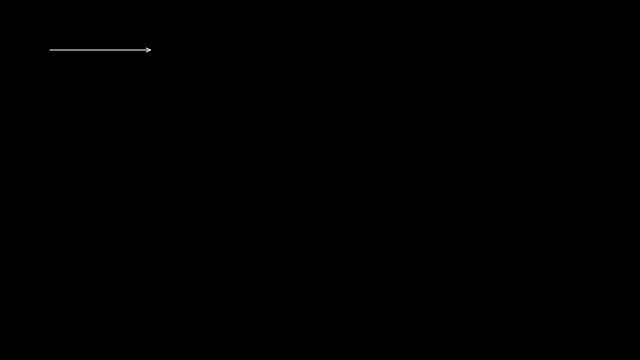
Frame 1 (no input)
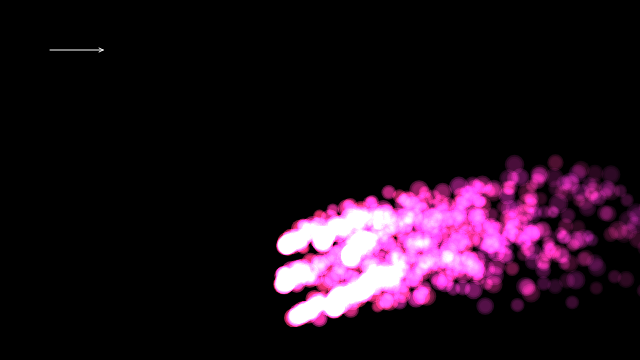
Frame 60 (no input)
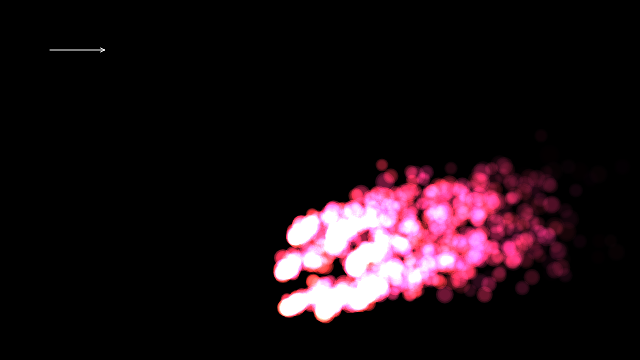
Frame 120 (the mouse pressed at the canvas centre since frame 60)

The p5.js sketch that drew these frames (run headless with seeded random() and noise() and a simulated clock; from frame 60 on, the mouse is pressed at the canvas centre):

// p5.js sketch
// ── sketch.js
let emitters = [];
const NUM_CANDLES = 7;

class Particle {
  constructor(x, y, baseHue) {
    this.position = createVector(x, y);
    let vx = randomGaussian(0, 0.3);
    let vy = randomGaussian(-1, 0.3);
    this.velocity = createVector(vx, vy);
    this.acceleration = createVector(0, 0);
    this.lifespan = 100.0;
    this.size = random(12, 20);
    this.baseHue = baseHue;  // Store the base hue for color cycling
    this.hueOffset = random(-10, 10);  // Add slight variation to each particle
  }

  run() {
    this.update();
    this.show();
  }

  applyForce(force) {
    this.acceleration.add(force);
  }

  update() {
    this.velocity.add(this.acceleration);
    this.position.add(this.velocity);
    this.lifespan -= 1.5;
    this.acceleration.mult(0);
  }

  show() {
    noStroke();
    colorMode(HSB, 360, 100, 100, 100);
    let numLayers = 3;
    for (let i = 0; i < numLayers; i++) {
      let alpha = this.lifespan * (1 - i/numLayers) / 100 * 70;  // Scale alpha for HSB
      let hue = (this.baseHue + this.hueOffset) % 360;
      fill(hue, 80, 100, alpha);
      let currentSize = this.size * (1 - i * 0.2);
      circle(this.position.x, this.position.y, currentSize);
    }
    colorMode(RGB);  // Reset to RGB mode
  }

  isDead() {
    return this.lifespan < 0.0;
  }
}

class Emitter {
  constructor(centerX, centerY, radius, angleOffset) {
    this.particles = [];
    this.centerX = centerX;
    this.centerY = centerY;
    this.radius = radius;
    this.angleOffset = angleOffset;
    this.origin = createVector(0, 0);  // Will be updated in updatePosition
    this.updatePosition(0);
  }

  updatePosition(timeElapsed) {
    // Circular motion with some variation
    let angle = timeElapsed * 0.5 + this.angleOffset;
    this.origin.x = this.centerX + cos(angle) * this.radius;
    this.origin.y = this.centerY + sin(angle) * this.radius;
  }

  run() {
    for (let particle of this.particles) {
      particle.run();
    }
    this.particles = this.particles.filter(particle => !particle.isDead());
  }

  applyForce(force) {
    for (let particle of this.particles) {
      particle.applyForce(force);
    }
  }

  addParticle(currentHue) {
    for (let i = 0; i < 2; i++) {
      let xOffset = randomGaussian(0, 2);
      this.particles.push(new Particle(
        this.origin.x + xOffset, 
        this.origin.y,
        currentHue
      ));
    }
  }
}

function setup() {
  createCanvas(640, 360);
  
  // Create emitters in circular arrangements
  let centerX = width/2;
  let centerY = height - 80;
  let baseRadius = 40;
  
  for (let i = 0; i < NUM_CANDLES; i++) {
    let angleOffset = (TWO_PI / NUM_CANDLES) * i;
    let radius = baseRadius + random(-10, 10);  // Vary the radius slightly
    emitters.push(new Emitter(centerX, centerY, radius, angleOffset));
  }
}

function draw() {
  clear();
  background(0);
  
  let timeElapsed = frameCount * 0.01;
  
  // Color cycling between purple (270) and red (0/360)
  let currentHue = map(sin(timeElapsed), -1, 1, 270, 360);
  
  let windStrength = noise(timeElapsed) * 0.3;
  let gust = noise(timeElapsed * 0.5) > 0.7 ? noise(timeElapsed * 2) * 0.4 : 0;
  let totalWind = windStrength + gust;
  
  let wind = createVector(totalWind, 0);
  
  // Update emitter positions
  for (let emitter of emitters) {
    emitter.updatePosition(timeElapsed);
  }
  
  blendMode(ADD);
  for (let emitter of emitters) {
    emitter.applyForce(wind);
    emitter.run();
    emitter.addParticle(currentHue);
  }
  blendMode(BLEND);
  
  // Draw debug wind vector
  drawVector(wind, createVector(50, 50), 500);
}

function drawVector(v, pos, scale) {
  push();
  let arrowSize = 4;
  translate(pos.x, pos.y);
  stroke(255);
  rotate(v.heading());
  let len = v.mag() * scale;
  line(0, 0, len, 0);
  line(len, 0, len - arrowSize, +arrowSize / 2);
  line(len, 0, len - arrowSize, -arrowSize / 2);
  pop();
}
